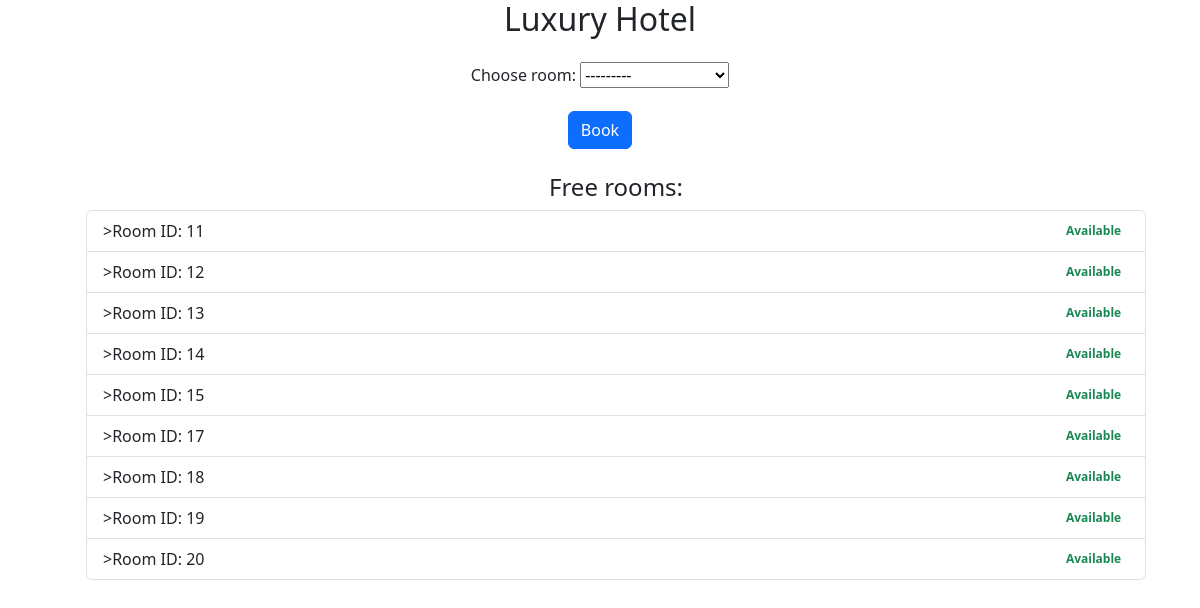
The app's page /hotels/1/booking (signed in), older data.
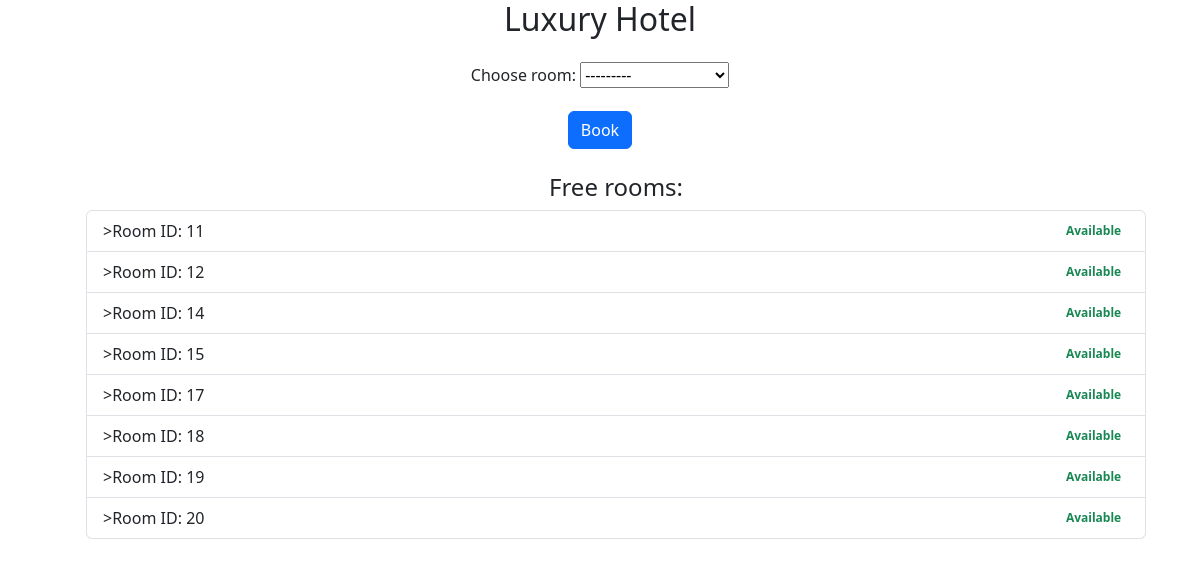
The same page, newer data.
### hotel/models.py (models this page shows)
class Room(models.Model):
    hotel = models.ForeignKey(Hotel, on_delete=models.CASCADE)
    reserved = models.BooleanField(default=False)

### hotel/views.py (the view)
# urls.py: path("hotels/<int:hotel_id>/booking", views.booking_room, name="booking_room"),
@login_required(login_url='/login/')
def booking_room(request, hotel_id):
    hotel = get_object_or_404(Hotel, id=hotel_id)
    rooms = Room.objects.filter(hotel=hotel, reserved=False)
    if request.method == 'POST':
        form = BookRoomForm(request.POST, hotel=hotel)
        if form.is_valid():
            room = form.cleaned_data['room']  # Получаем выбранную комнату
            room.reserved = True  # Помечаем как забронированную
            room.save()  # Сохраняем изменения
            guest = Guest.objects.create(user=request.user, room=room)
            return redirect('booked', hotel_id=hotel.id, room_id=room.id)
    else:
        form = BookRoomForm(hotel=hotel)
    return render(request, 'booking_room.html', {'hotel': hotel, 'rooms': rooms, 'form': form})

### hotel/forms.py
class BookRoomForm(forms.ModelForm):
    room = forms.ModelChoiceField(queryset=Room.objects.filter(reserved=False), required=True)
    class Meta:
        model = Room
        fields = ['room']  # Включите только поле комнаты
    def __init__(self, *args, **kwargs):
        hotel = kwargs.pop('hotel')  # Получаем отель при инициализации формы
        super(BookRoomForm, self).__init__(*args, **kwargs)
        self.fields['room'].queryset = Room.objects.filter(hotel=hotel, reserved=False)

### hotel/templates/booking_room.html (shortened to what this page needs)
{% load static %}
<!DOCTYPE html>
<html lang="en">
<head>
    <link rel="stylesheet" href="{% static 'hotel/styles.css' %}">
    {% load bootstrap5 %}
    {% bootstrap_css %}
</head>
<body>
    <div class="container">
        <div class="title text-center">
            <div class="container">
                <h2 class="text-center">{{ hotel.name }}</h2>
                <form method="POST">
                    <div class="mb-3 mt-4">
                        <label for="room" class="form-label">Choose room:</label>
                        {{ form.room }}
                    </div>
                    <button type="submit" class="btn btn-primary">Book</button>
                </form>
                <ul>
                <h4 class="mt-4">Free rooms:</h4>
                <ul class="list-group w-30">
                    {% for room in rooms %}
                        <li class="list-group-item d-flex justify-content-between align-items-center">>Room ID: {{ room.id }}
                        {% if room.reserved == False %}
                            <div class="badge badge-primary badge-pill text-success">Available</div>
                        {% endif %}
                        </li>
                    {% empty %}
                        <li class="list-group-item">>No rooms.</li>
                    {% endfor %}
                </ul>
            </div>
        </div>
    </div>
</body>
</html>

Row changes from the older to the newer data that the page shows:
no longer on this page (row edited): Room: id "13", reserved "Available"
